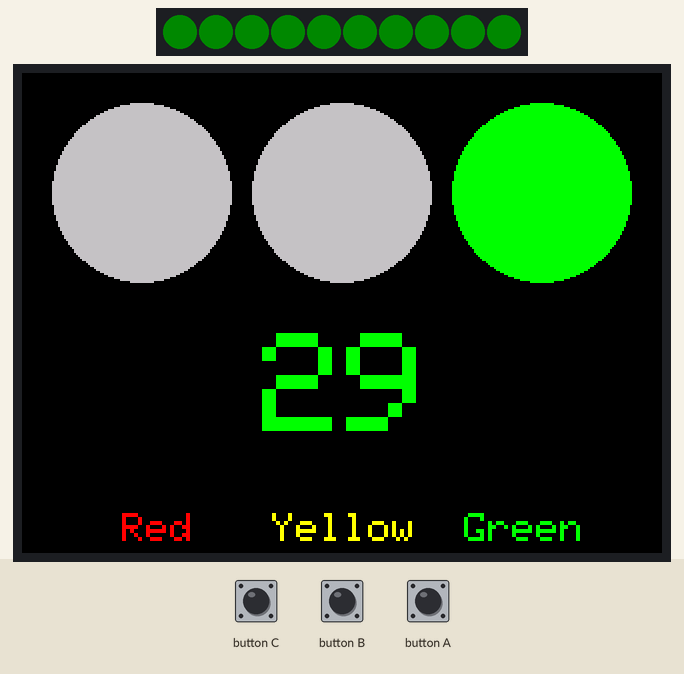
Simulated run of this sketch. Board: ESP32. Parts: 10 RGB LEDs in strip order, left to right, 320×240 colour display. The test bench sets the inputs (shaded band). Dim RGB values are drawn brighter than linear.

Above: at 1.4 s.
1.5 s: button B pressed for 0.15 s
At 1.89 s:
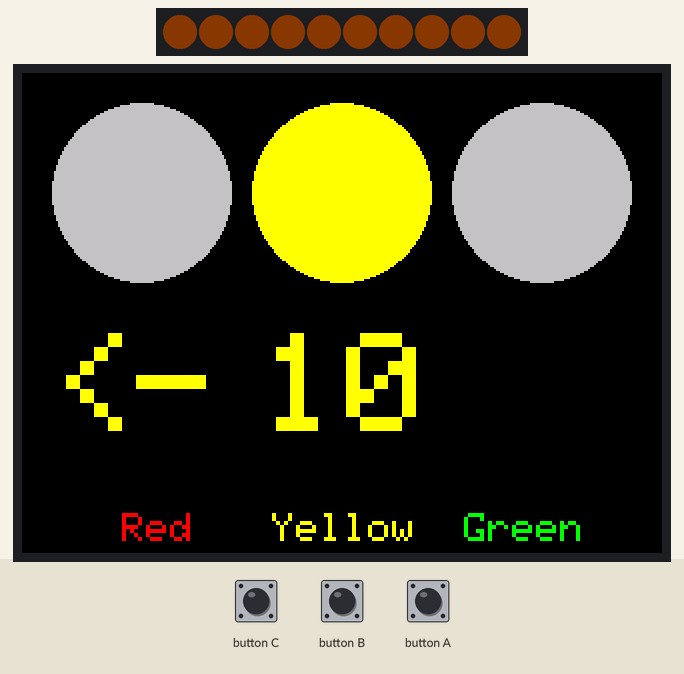
3.5 s: button C pressed for 0.15 s
At 4.5 s:
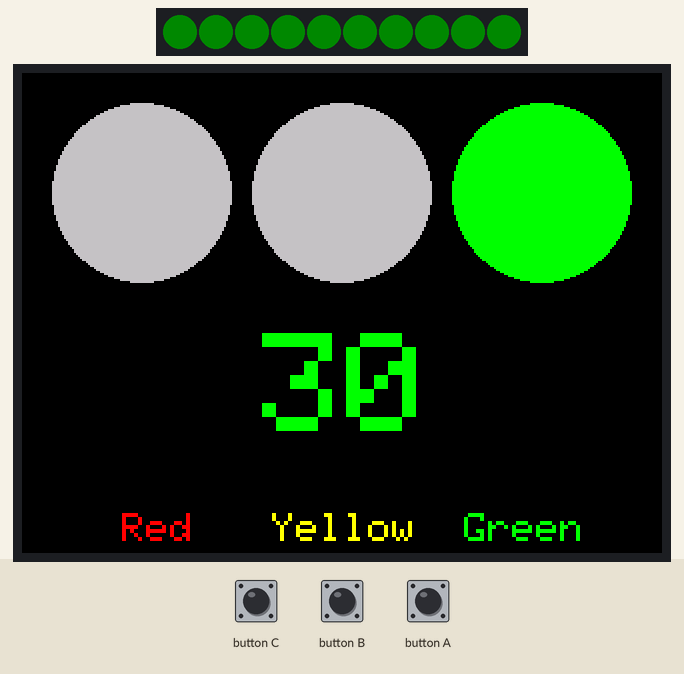
6.6 s: button A pressed for 1 s
At 8.5 s:
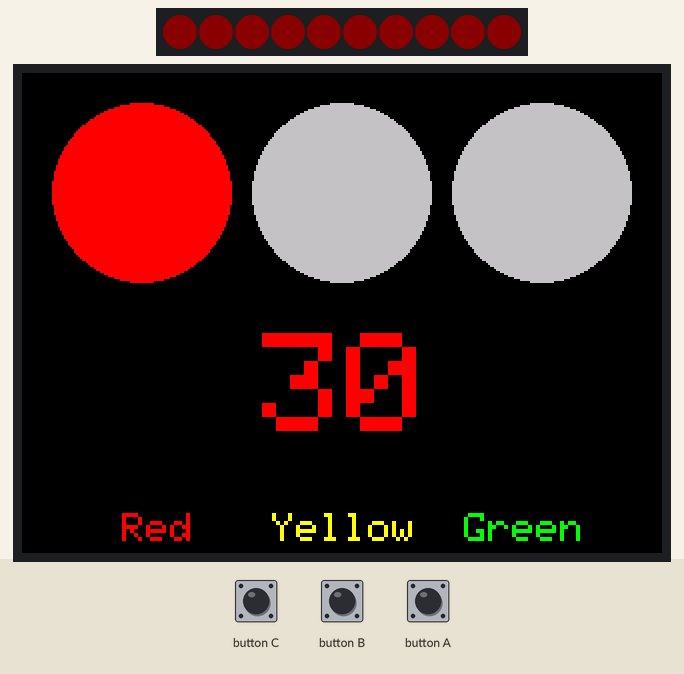
9.1 s: button C pressed for 1 s
At 10.9 s:
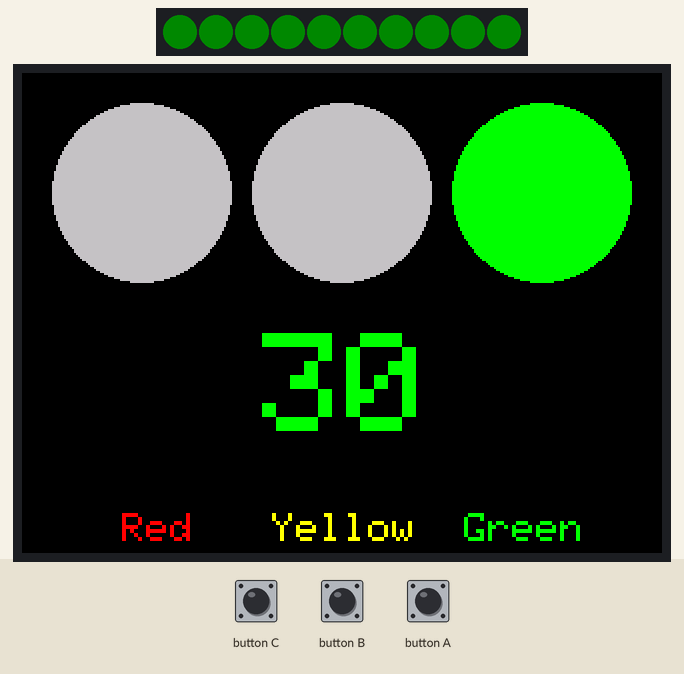
11.6 s: button B pressed for 1 s
At 13.12 s:
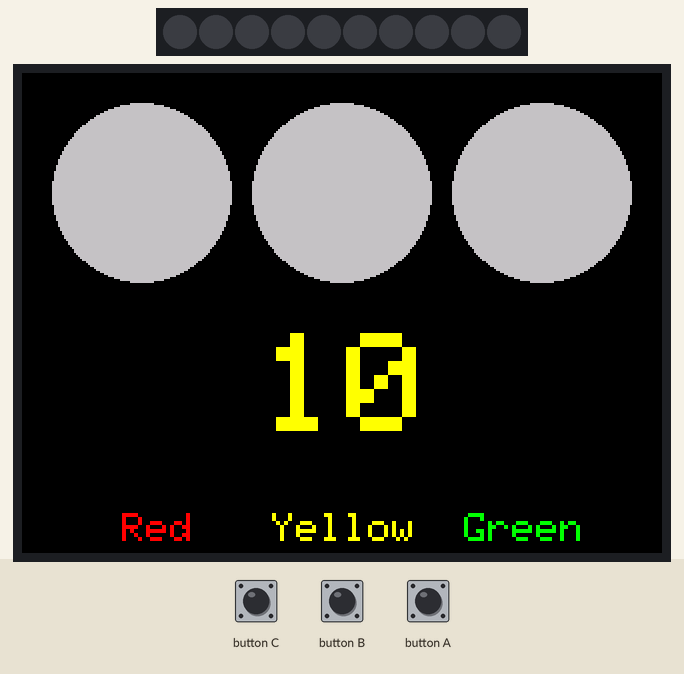
14.1 s: button A pressed for 0.15 s
At 16.1 s:
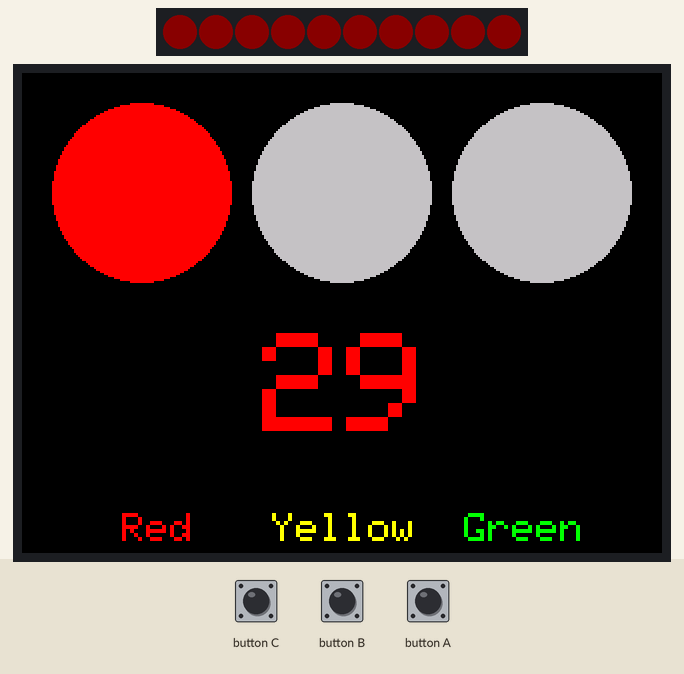
Timing chart, 0 to 17.6 s (numbered marks = the images above; inputs shaded):
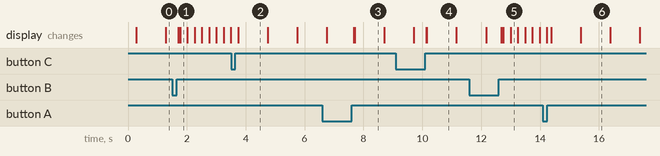

Measured:
- after the input at 1.5 s, the display: first changes after 0.20 s (image 1 shows a later state)
- after the input at 3.5 s, the display: changes after 0.24 s (image 2)
- after the input at 6.6 s, the display: first differs from a run without the input after 1.1 s (image 3 shows a later state)
- after the input at 9.1 s, the display: first differs from a run without the input after 1.0 s (image 4 shows a later state)
- after the input at 11.6 s, the display: first differs from a run without the input after 1.1 s (image 5 shows a later state)
- what the display in image 2 shows lasts 1.0 s, from 3.7 s to 4.7 s

The sketch:

TrafficLight.ino
```cpp
#include <M5Stack.h>
#include <Adafruit_NeoPixel.h>

#define LED_COUNT 10
#define LED_PIN 15
#define BLINK_INTERVAL 200

// Declare LED strip
Adafruit_NeoPixel strip = Adafruit_NeoPixel(LED_COUNT, LED_PIN, NEO_GRB + NEO_KHZ800);

// LED strip colors
static uint32_t strip_colors[] = {
    strip.Color(0, 0, 0),     // black
    strip.Color(255, 0, 0),   // red
    strip.Color(255, 100, 0), // yellow
    strip.Color(0, 255, 0)};  // green

// LCD colors
static uint32_t lcd_colors[] = {BLACK, RED, YELLOW, GREEN};

// Traffic light struct
typedef struct
{
    int color_index; // 1 - Red, 2 - Yellow, 3 - Green
    bool turn_left;
    bool blink;
    unsigned long interval; // milliseconds
} Traffic_Light;

// Traffic light sequences
Traffic_Light lights[] = {
    {3, false, false, 30999},
    {3, true, true, 30999},
    {2, true, true, 10999},
    {1, false, false, 30999},
    {1, false, true, 10999}};

void draw_traffic_light(int color_index)
{
    // LCD Display
    M5.Lcd.fillRoundRect(15, 15, 90, 90, 45, color_index == 1 ? RED : LIGHTGREY);
    M5.Lcd.fillRoundRect(115, 15, 90, 90, 45, color_index == 2 ? YELLOW : LIGHTGREY);
    M5.Lcd.fillRoundRect(215, 15, 90, 90, 45, color_index == 3 ? GREEN : LIGHTGREY);

    // LED Strip
    strip.setBrightness(10);
    for (int i = 0; i < LED_COUNT; i++)
    {
        strip.setPixelColor(i, strip_colors[color_index]);
        strip.show();
        delay(2);
    }
}

void draw_turn_left(int color_index)
{
    static int last = -1;

    if (color_index != last)
    {
        M5.Lcd.setTextSize(15);
        M5.Lcd.setTextColor(lcd_colors[color_index]);
        M5.Lcd.setCursor(15, 130);
        M5.Lcd.print("<-");
        last = color_index;
    }
}

void draw_count_down(unsigned long count_down, int color_index)
{
    static unsigned long last = 0;
    static char buffer[2];

    // Convert milliseconds to seconds
    count_down /= 1000;
    if (count_down != last)
    {
        M5.Lcd.setTextSize(15);

        // Clear last number
        M5.Lcd.setTextColor(BLACK);
        M5.Lcd.setCursor(120, 130);
        sprintf(buffer, "%02ld", last);
        M5.Lcd.print(buffer);

        // Show new number
        M5.Lcd.setTextColor(lcd_colors[color_index]);
        M5.Lcd.setCursor(120, 130);
        sprintf(buffer, "%02ld", count_down);
        M5.Lcd.print(buffer);

        last = count_down;
    }
}

void setup()
{
    // Initialize LED strip
    strip.begin();
    strip.show();
    strip.setBrightness(10);

    // Initialize M5Stack
    M5.begin(true, false, true);

    // Initialize LCD and display button indicators
    M5.Lcd.clear(BLACK);
    M5.Lcd.setTextSize(2);
    M5.Lcd.setTextColor(RED);
    M5.Lcd.setCursor(50, 220);
    M5.Lcd.print("Red");
    M5.Lcd.setTextColor(YELLOW);
    M5.Lcd.setCursor(125, 220);
    M5.Lcd.print("Yellow");
    M5.Lcd.setTextColor(GREEN);
    M5.Lcd.setCursor(221, 220);
    M5.Lcd.print("Green");

    draw_traffic_light(lights[0].color_index);
    draw_turn_left(lights[0].turn_left ? lights[0].color_index : 0);
}

void loop()
{
    // Keep states
    static unsigned long now = millis();
    static unsigned long curr_seq_start = now;
    static unsigned long blink_start = now;
    static bool blinking = true;
    static uint32_t sequence = 0;
    static uint32_t sequence_size = sizeof lights / sizeof lights[0];

    now = millis();

    // Detect button press
    uint32_t last_sequence = sequence;
    M5.update();
    if (M5.BtnA.wasReleased())
    {
        sequence = 3;
    }
    else if (M5.BtnB.wasReleased())
    {
        sequence = 2;
    }
    else if (M5.BtnC.wasReleased())
    {
        sequence = 0;
    }

    // Change traffic light color if sequence changed by buttons
    if (sequence != last_sequence)
    {
        curr_seq_start = now;
        draw_traffic_light(lights[sequence].color_index);
        draw_turn_left(lights[sequence].turn_left ? lights[sequence].color_index : 0);
    }

    // Time for next sequence
    if (now - curr_seq_start >= lights[sequence].interval)
    {
        curr_seq_start = blink_start = now;
        blinking = false;
        sequence = (sequence + 1) % sequence_size;
        draw_traffic_light(lights[sequence].color_index);
        draw_turn_left(lights[sequence].turn_left ? lights[sequence].color_index : 0);
    }

    // Blinking
    if (lights[sequence].blink && now - blink_start >= BLINK_INTERVAL)
    {
        blink_start = now;
        draw_traffic_light(blinking ? lights[sequence].color_index : 0);
        draw_turn_left((blinking && lights[sequence].turn_left) ? lights[sequence].color_index : 0);
        blinking = !blinking;
    }

    draw_count_down(lights[sequence].interval - (now - curr_seq_start),
                    lights[sequence].color_index);

    delay(100);
}
```
